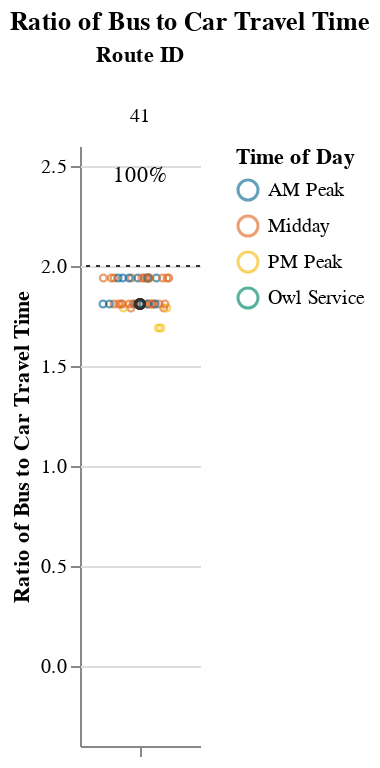
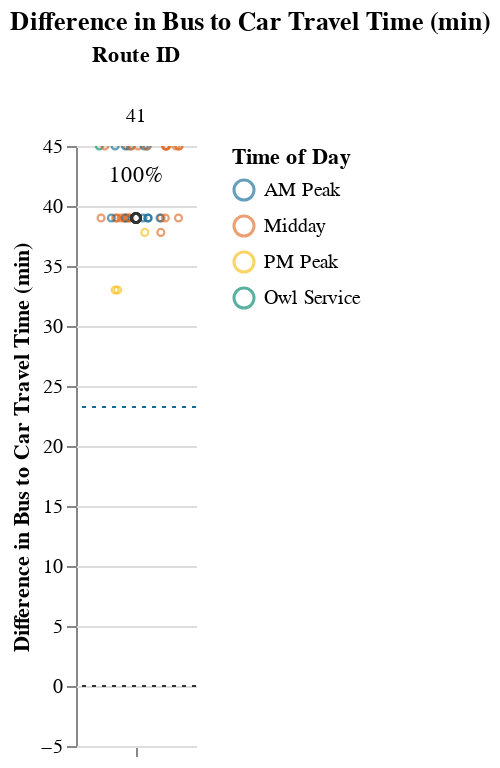

The cell these charts' notebook holds for them, in order:
### Markdown cell above
### Long Routes (> 1.5 hrs)

### Code cell
route_group = "long"
try:
    subset_routes, mult, diff  = setup_charts(df, PCT_COMPETITIVE_THRESHOLD, route_group)
    if len(subset_routes) > 0:
        display(
            Markdown(
                f"{CAPTIONS_DICT[route_group]}"
                "Within each route group, routes are sorted in descending order "
                "by % competitive trips and # trips below the additional time cut-off."
            )
        )

        display(mult)
        display(diff)
except:
    print("No routes meet this criteria.")
